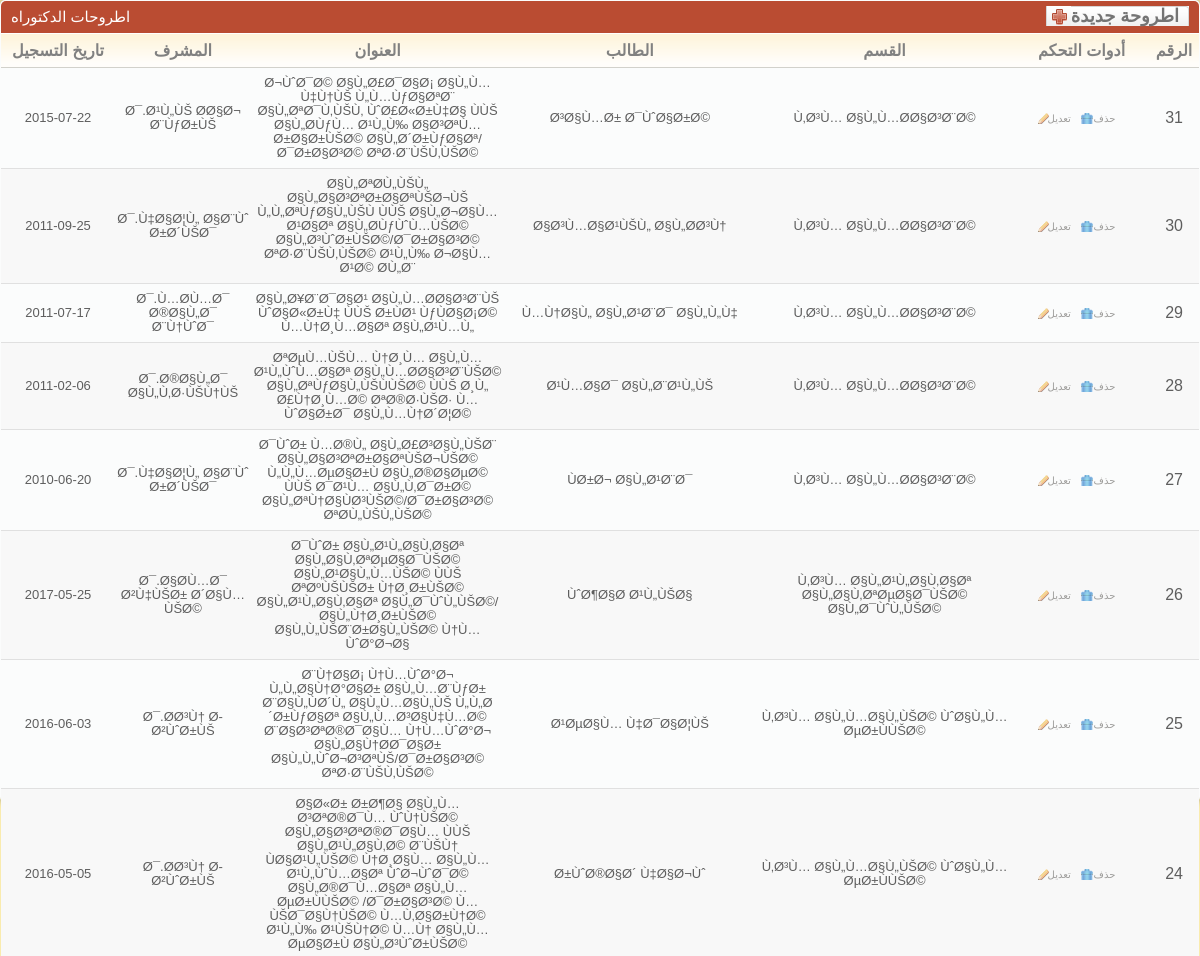
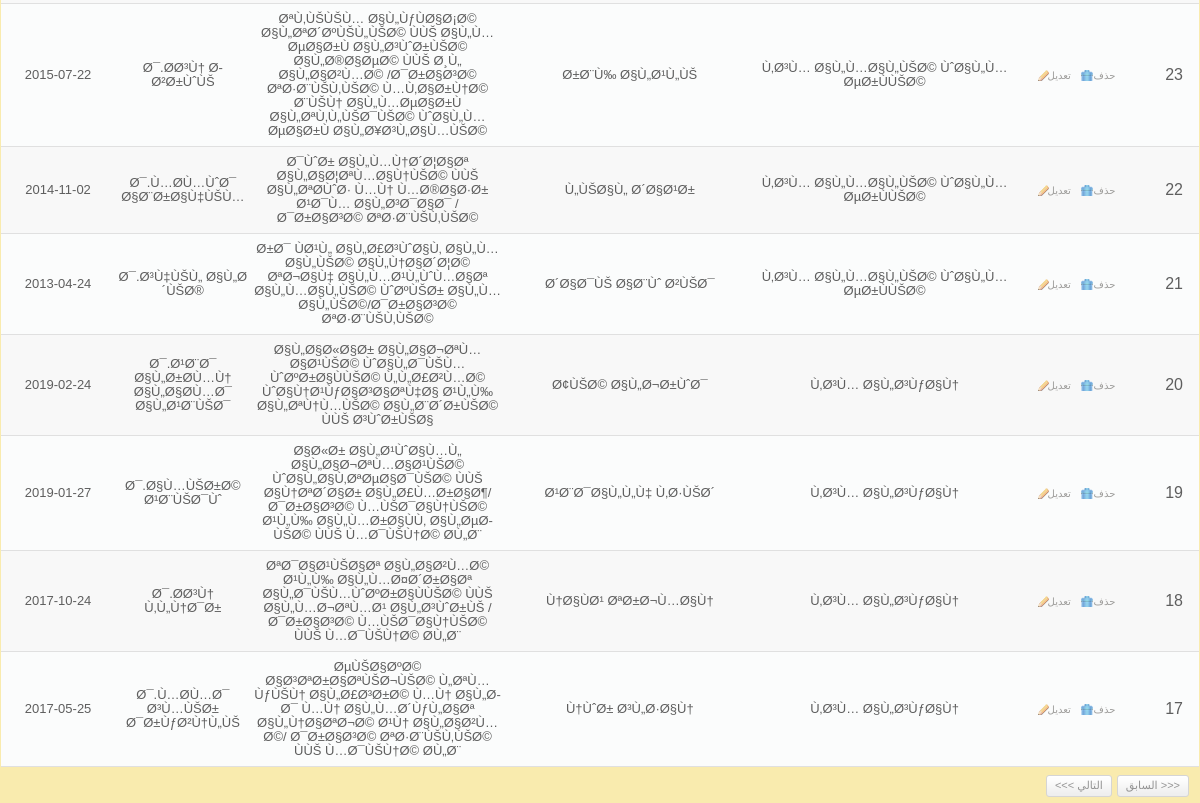
Screenshot of /desgin/cp/showTheses.php with the database file from the repository (2 pictures, top to bottom).
### tables this page shows
CREATE TABLE `theses` (
  `id` int(11) NOT NULL,
  `depa_id` int(11) NOT NULL,
  `university_no` text NOT NULL,
  `name` text NOT NULL,
  `title` text NOT NULL,
  `supervisor_name` text NOT NULL,
  `supervisor_name1` text NOT NULL,
  `registration_date` date NOT NULL,
  `grant_date` date NOT NULL,
  `comments_data` text NOT NULL
);

CREATE TABLE `depas` (
  `id` int(11) NOT NULL,
  `name` text NOT NULL
);

### database/Connection.php (called while the page is built, shortened)
<?php
$pagging_count = 15;
?>

### database/theses/ThesesDbase.php (called while the page is built, shortened)
<?php
class ThesesDbase
{
	function  getCountTheses()
	{
		$query = "select count(id) as lolo from theses order by id";
		$result= mysql_query($query);
		$row   = mysql_fetch_array($result);
		return $row["lolo"];
	}
	function getTheses( $offset , $row_count)
	{
		$products = array();
		$query       = "select * from theses order by id desc LIMIT ".$row_count." OFFSET ".$offset;
		$result      = mysql_query($query);
		$num_results = mysql_num_rows($result);
		for($i = 0; $i < $num_results; $i++){
			$product = new Theses();
			$row     = mysql_fetch_array($result);
			$product->id = $row["id"];
			$product->depa_id = $row["depa_id"];
			$product->university_no = $row["university_no"];
			$product->name = $row["name"];
			$product->title = $row["title"];
			$product->supervisor_name = $row["supervisor_name"];
			$product->supervisor_name1 = $row["supervisor_name1"];
			$product->registration_date = $row["registration_date"];
			$product->grant_date = $row["grant_date"];
			$product->comments_data = $row["comments_data"];
			$products[$i] = $product;
		}
		return $products;
	}
}
?>

### database/depas/DepasDbase.php (called while the page is built, shortened)
<?php
class DepasDbase
{
	function  getDepaByID($id)
	{
		$product = new Depas();
		$query   = "select * from depas where id=".$id;
		$result  = mysql_query($query);
		$row     = mysql_fetch_array($result);
		$product->id = $row["id"];
		$product->name = $row["name"];
		return $product;
	}
}
?>

### desgin/cp/showTheses.php (the view, shortened to what this page needs)
<link rel="stylesheet" href="css/style.css" type="text/css" media="all" />
<?
extract($_REQUEST);
include("../../database/Connection.php");
include("../../database/depas/DepasDbase.php");
$dba = new DepasDbase();
include("../../database/theses/ThesesDbase.php");
$db  = new ThesesDbase();
if($offset == ""){
	$offset = 0;
}
if($row_count == ""){
	$row_count = $pagging_count;
}
$all_rows_count = $db->getCountTheses();
$products       = $db->getTheses($offset,$row_count);
?>
<div class="box">
	<div class="box-head">
		<h2 class="left">
			اطروحات الدكتوراه
		</h2>
		<h2 class="right">
			<a href="#" name="aa3" id="aa3" class="add-button">
				<span>
					اطروحة جديدة
				</span>
			</a>
		</h2>
	</div>
	<div class="table">
		<?
		if(count($products) != 0){
			?>
			<table width="100%" border="0" cellspacing="0" cellpadding="0">
				<tr>
					<th width="128">
						تاريخ التسجيل
					</th>
					<th width="134">
						المشرف
					</th>
					<th width="266">
						العنوان
					</th>
					<th width="292">
						الطالب
					</th>
					<th width="284">
						القسم
					</th>
					<th width="157">
						أدوات التحكم
					</th>
					<th width="49">
						الرقم
					</th>
				</tr>
				<?
				for($a1 = 0;$a1 < count($products);$a1++){
					$products_one = $products[$a1];
					?>
					<tr <? echo (( $a1 % 2 ) ? "class='odd'" : "" ); ?> >
						<td align="center">
							<h3>
								<?
								echo $products_one->registration_date;
								?>
							</h3>
						</td>
						<td align="center">
							<h3>
								<?
								echo $products_one->supervisor_name;
								?>
							</h3>
						</td>
						<td align="center">
							<h3>
								<?
								echo $products_one->title;
								?>
							</h3>
						</td>
						<td align="center">
							<h3>
								<?
								echo $products_one->name;
								?>
							</h3>
						</td>
						<td align="center">
							<h3>
								<?
								$dddd = $dba->getDepaByID($products_one->depa_id);
								echo $dddd->name;
								?>
							</h3>
						</td>
						<td align="center">
							<a href="#" val="<? echo $products_one->id; ?>"  key="deleteTheses.php" onclick="call_click(this);" class="ico del">
								حذف
							</a>
							<a href="#" val="<? echo $products_one->id; ?>" key="updateTheses.php" onclick="call_click(this);" class="ico edit">
								تعديل
							</a>
						</td>
						<td align="center">
							<? echo ($all_rows_count - $offset - $a1); ?>
						</td>
					</tr>
					<?
				}
				?>
			</table>
			<div class="pagging">
				<div class="right">
					<a id="perv_" href="#">
						<<< التالي
					</a>
					<a id="next_" href="#">
						السابق >>>
					</a>
				</div>
			</div>
			<?
		}
		?>
	</div>
</div>

### desgin/cp/css/style.css (style rules this page uses)
* { padding: 0; margin: 0; outline: 0; }
a { color: #ba4c32; text-decoration: underline; cursor: pointer; }
.left, .alignleft { float: left; display: inline; }
.right, .alignright { float: right; display: inline; }
h2 { font-size: 15px; font-weight: normal; }
h3 { font-size: 13px; line-height: 14px; font-weight: normal; }
.table th { background: #fffdfa url(images/th.gif) repeat-x 0 0; color: #818181; text-align: center; padding: 7px 2px; border-bottom: solid 1px #d2d1cb; }
.table td { background: #fbfcfc; border-bottom: solid 1px #e0e0e0; padding: 8px 2px; }
.table tr.odd td { background: #f8f8f8; }
.box { background: #fbfcfc; height: 100%; padding: 1px; margin-bottom: 20px; }
.box-head { background: #ba4c32; height: 32px; color: #fff; padding: 0 10px; line-height: 32px; white-space: nowrap; border-bottom: solid 1px #fff; }
.box-head .right { padding-top: 5px; line-height: 13px; }
.pagging { height: 20px; padding: 8px 10px; line-height: 19px; color: #949494; }
.pagging a { background: url(images/pagging.gif) repeat-x 0 0; height: 20px; float: left; padding: 0 8px; border: solid 1px #d5d5d5; text-decoration: none; color: #949494; margin-left: 5px; }
a.ico { color: #9d9c9a; font-size: 10px; text-decoration: none; padding: 0 10px 0 10px; background-repeat: no-repeat; background-position: 0 0; }
a.del { background-image: url(images/del.gif); }
a.edit { background-image: url(images/edit.gif); }
.add-button, .add-button span { float: right; height: 20px; background: url(images/add-button.gif) no-repeat 0 0; background-position: left center; padding: 0 0 0 25px; }
.add-button span { background-position: right 0; padding: 0 10px 0 0; }
.add-button { font-weight: bold; font-size: 18px; color: #747474; text-decoration: none; line-height: 20px; }
.box { -moz-border-radius: 5px; -webkit-border-radius: 5px; -moz-box-shadow: 0 0 6px #978f6c; -webkit-box-shadow: 0 0 6px #978f6c; }
.box-head { -moz-border-radius-topleft: 5px; -moz-border-radius-topright: 5px; -webkit-border-top-left-radius: 5px; -webkit-border-top-right-radius: 5px; }
.small-field, .button, .pagging a { -moz-border-radius: 3px; -webkit-border-radius: 3px; }

### rows the page displays
theses: registration_date "2015-07-22", supervisor_name "Ø¯.Ø¹Ù„ÙŠ Ø­Ø§Ø¬ Ø¨ÙƒØ±ÙŠ", title "Ø¬ÙˆØ¯Ø© Ø§Ù„Ø£Ø¯Ø§Ø¡ Ø§Ù„Ù…Ù‡Ù†ÙŠ Ù„Ù…ÙƒØ§ØªØ¨ Ø§Ù„ØªØ¯Ù‚ÙŠÙ‚ ÙˆØ£Ø«Ø±Ù‡Ø§ ÙÙŠ Ø§Ù„Ø­ÙƒÙ… Ø¹Ù„Ù‰ Ø§Ø³ØªÙ…Ø±Ø§Ø±ÙŠØ© Ø§Ù„Ø´Ø±ÙƒØ§Øª/Ø¯Ø±Ø§Ø³Ø© ØªØ·Ø¨ÙŠÙ‚ÙŠØ©", name "Ø³Ø§Ù…Ø± Ø¯ÙˆØ§Ø±Ø©", depa.name "Ù‚Ø³Ù… Ø§Ù„Ù…Ø­Ø§Ø³Ø¨Ø©", a1 "31"
theses: registration_date "2011-09-25", supervisor_name "Ø¯.Ù‡Ø§Ø¦Ù„ Ø§Ø¨Ùˆ Ø±Ø´ÙŠØ¯", title "Ø§Ù„ØªØ­Ù„ÙŠÙ„ Ø§Ù„Ø§Ø³ØªØ±Ø§ØªÙŠØ¬ÙŠ Ù„Ù„ØªÙƒØ§Ù„ÙŠÙ ÙÙŠ Ø§Ù„Ø¬Ø§Ù…Ø¹Ø§Øª Ø§Ù„Ø­ÙƒÙˆÙ…ÙŠØ© Ø§Ù„Ø³ÙˆØ±ÙŠØ©/Ø¯Ø±Ø§Ø³Ø© ØªØ·Ø¨ÙŠÙ‚ÙŠØ© Ø¹Ù„Ù‰ Ø¬Ø§Ù…Ø¹Ø© Ø­Ù„Ø¨", name "Ø§Ø³Ù…Ø§Ø¹ÙŠÙ„ Ø§Ù„Ø­Ø³Ù†", depa.name "Ù‚Ø³Ù… Ø§Ù„Ù…Ø­Ø§Ø³Ø¨Ø©", a1 "30"
theses: registration_date "2011-07-17", supervisor_name "Ø¯.Ù…Ø­Ù…Ø¯ Ø®Ø§Ù„Ø¯ Ø¨Ù†ÙˆØ¯", title "Ø§Ù„Ø¥Ø¨Ø¯Ø§Ø¹ Ø§Ù„Ù…Ø­Ø§Ø³Ø¨ÙŠ ÙˆØ§Ø«Ø±Ù‡ ÙÙŠ Ø±ÙØ¹ ÙƒÙØ§Ø¡Ø© Ù…Ù†Ø¸Ù…Ø§Øª Ø§Ù„Ø¹Ù…Ù„", name "Ù…Ù†Ø§Ù„ Ø§Ù„Ø¹Ø¨Ø¯ Ø§Ù„Ù„Ù‡", depa.name "Ù‚Ø³Ù… Ø§Ù„Ù…Ø­Ø§Ø³Ø¨Ø©", a1 "29"
theses: registration_date "2011-02-06", supervisor_name "Ø¯.Ø®Ø§Ù„Ø¯ Ø§Ù„Ù‚Ø·ÙŠÙ†ÙŠ", title "ØªØµÙ…ÙŠÙ… Ù†Ø¸Ù… Ø§Ù„Ù…Ø¹Ù„ÙˆÙ…Ø§Øª Ø§Ù„Ù…Ø­Ø§Ø³Ø¨ÙŠØ© Ø§Ù„ØªÙƒØ§Ù„ÙŠÙÙŠØ© ÙÙŠ Ø¸Ù„ Ø£Ù†Ø¸Ù…Ø© ØªØ®Ø·ÙŠØ· Ù…ÙˆØ§Ø±Ø¯ Ø§Ù„Ù…Ù†Ø´Ø¦Ø©", name "Ø¹Ù…Ø§Ø¯ Ø§Ù„Ø¨Ø¹Ù„ÙŠ", depa.name "Ù‚Ø³Ù… Ø§Ù„Ù…Ø­Ø§Ø³Ø¨Ø©", a1 "28"
theses: registration_date "2010-06-20", supervisor_name "Ø¯.Ù‡Ø§Ø¦Ù„ Ø§Ø¨Ùˆ Ø±Ø´ÙŠØ¯", title "Ø¯ÙˆØ± Ù…Ø®Ù„ Ø§Ù„Ø£Ø³Ø§Ù„ÙŠØ¨ Ø§Ù„Ø§Ø³ØªØ±Ø§ØªÙŠØ¬ÙŠØ© Ù„Ù„Ù…ØµØ§Ø±Ù Ø§Ù„Ø®Ø§ØµØ© ÙÙŠ Ø¯Ø¹Ù… Ø§Ù„Ù‚Ø¯Ø±Ø© Ø§Ù„ØªÙ†Ø§ÙØ³ÙŠØ©/Ø¯Ø±Ø§Ø³Ø© ØªØ­Ù„ÙŠÙ„ÙŠØ©", name "ÙØ±Ø¬ Ø§Ù„Ø¹Ø¨Ø¯", depa.name "Ù‚Ø³Ù… Ø§Ù„Ù…Ø­Ø§Ø³Ø¨Ø©", a1 "27"
theses: registration_date "2017-05-25", supervisor_name "Ø¯.Ø§Ø­Ù…Ø¯ Ø²Ù‡ÙŠØ± Ø´Ø§Ù…ÙŠØ©", title "Ø¯ÙˆØ± Ø§Ù„Ø¹Ù„Ø§Ù‚Ø§Øª Ø§Ù„Ø§Ù‚ØªØµØ§Ø¯ÙŠØ© Ø§Ù„Ø¹Ø§Ù„Ù…ÙŠØ© ÙÙŠ ØªØºÙŠÙŠØ± Ù†Ø¸Ø±ÙŠØ© Ø§Ù„Ø¹Ù„Ø§Ù‚Ø§Øª Ø§Ù„Ø¯ÙˆÙ„ÙŠØ©/Ø§Ù„Ù†Ø¸Ø±ÙŠØ© Ø§Ù„Ù„ÙŠØ¨Ø±Ø§Ù„ÙŠØ© Ù†Ù…ÙˆØ°Ø¬Ø§", name "ÙˆØ¶Ø§Ø­ Ø¹Ù„ÙŠØ§", depa.name "Ù‚Ø³Ù… Ø§Ù„Ø¹Ù„Ø§Ù‚Ø§Øª Ø§Ù„Ø§Ù‚ØªØµØ§Ø¯ÙŠØ© Ø§Ù„Ø¯ÙˆÙ„ÙŠØ©", a1 "26"
theses: registration_date "2016-06-03", supervisor_name "Ø¯.Ø­Ø³Ù† Ø­Ø²ÙˆØ±ÙŠ", title "Ø¨Ù†Ø§Ø¡ Ù†Ù…ÙˆØ°Ø¬ Ù„Ù„Ø§Ù†Ø°Ø§Ø± Ø§Ù„Ù…Ø¨ÙƒØ± Ø¨Ø§Ù„ÙØ´Ù„ Ø§Ù„Ù…Ø§Ù„ÙŠ Ù„Ù„Ø´Ø±ÙƒØ§Øª Ø§Ù„Ù…Ø³Ø§Ù‡Ù…Ø© Ø¨Ø§Ø³ØªØ®Ø¯Ø§Ù… Ù†Ù…ÙˆØ°Ø¬ Ø§Ù„Ø§Ù†Ø­Ø¯Ø§Ø± Ø§Ù„Ù„ÙˆØ¬Ø³ØªÙŠ/Ø¯Ø±Ø§Ø³Ø© ØªØ·Ø¨ÙŠÙ‚ÙŠØ©", name "Ø¹ØµØ§Ù… Ù‡Ø¯Ø§Ø¦ÙŠ", depa.name "Ù‚Ø³Ù… Ø§Ù„Ù…Ø§Ù„ÙŠØ© ÙˆØ§Ù„Ù…ØµØ±ÙÙŠØ©", a1 "25"
theses: registration_date "2016-05-05", supervisor_name "Ø¯.Ø­Ø³Ù† Ø­Ø²ÙˆØ±ÙŠ", title "Ø§Ø«Ø± Ø±Ø¶Ø§ Ø§Ù„Ù…Ø³ØªØ®Ø¯Ù… ÙˆÙ†ÙŠØ© Ø§Ù„Ø§Ø³ØªØ®Ø¯Ø§Ù… ÙÙŠ Ø§Ù„Ø¹Ù„Ø§Ù‚Ø© Ø¨ÙŠÙ† ÙØ§Ø¹Ù„ÙŠØ© Ù†Ø¸Ø§Ù… Ø§Ù„Ù…Ø¹Ù„ÙˆÙ…Ø§Øª ÙˆØ¬ÙˆØ¯Ø© Ø§Ù„Ø®Ø¯Ù…Ø§Øª Ø§Ù„Ù…ØµØ±ÙÙŠØ© /Ø¯Ø±Ø§Ø³Ø© Ù…ÙŠØ¯Ø§Ù†ÙŠØ© Ù…Ù‚Ø§Ø±Ù†Ø© Ø¹Ù„Ù‰ Ø¹ÙŠÙ†Ø© Ù…Ù† Ø§Ù„Ù…ØµØ§Ø±Ù Ø§Ù„Ø³ÙˆØ±ÙŠØ©", name "Ø±ÙˆØ®Ø§Ø´ Ù‡Ø§Ø¬Ùˆ", depa.name "Ù‚Ø³Ù… Ø§Ù„Ù…Ø§Ù„ÙŠØ© ÙˆØ§Ù„Ù…ØµØ±ÙÙŠØ©", a1 "24"
theses: registration_date "2015-07-22", supervisor_name "Ø¯.Ø­Ø³Ù† Ø­Ø²Ø±ÙˆÙŠ", title "ØªÙ‚ÙŠÙŠÙ… Ø§Ù„ÙƒÙØ§Ø¡Ø© Ø§Ù„ØªØ´ØºÙŠÙ„ÙŠØ© ÙÙŠ Ø§Ù„Ù…ØµØ§Ø±Ù Ø§Ù„Ø³ÙˆØ±ÙŠØ© Ø§Ù„Ø®Ø§ØµØ© ÙÙŠ Ø¸Ù„ Ø§Ù„Ø§Ø²Ù…Ø© /Ø¯Ø±Ø§Ø³Ø© ØªØ·Ø¨ÙŠÙ‚ÙŠØ© Ù…Ù‚Ø§Ø±Ù†Ø© Ø¨ÙŠÙ† Ø§Ù„Ù…ØµØ§Ø±Ù Ø§Ù„ØªÙ‚Ù„ÙŠØ¯ÙŠØ© ÙˆØ§Ù„Ù…ØµØ§Ø±Ù Ø§Ù„Ø¥Ø³Ù„Ø§Ù…ÙŠØ©", name "Ø±Ø¨Ù‰ Ø§Ù„Ø¹Ù„ÙŠ", depa.name "Ù‚Ø³Ù… Ø§Ù„Ù…Ø§Ù„ÙŠØ© ÙˆØ§Ù„Ù…ØµØ±ÙÙŠØ©", a1 "23"
theses: registration_date "2014-11-02", supervisor_name "Ø¯.Ù…Ø­Ù…ÙˆØ¯ Ø§Ø¨Ø±Ø§Ù‡ÙŠÙ…", title "Ø¯ÙˆØ± Ø§Ù„Ù…Ù†Ø´Ø¦Ø§Øª Ø§Ù„Ø§Ø¦ØªÙ…Ø§Ù†ÙŠØ© ÙÙŠ Ø§Ù„ØªØ­ÙˆØ· Ù…Ù† Ù…Ø®Ø§Ø·Ø± Ø¹Ø¯Ù… Ø§Ù„Ø³Ø¯Ø§Ø¯ / Ø¯Ø±Ø§Ø³Ø© ØªØ·Ø¨ÙŠÙ‚ÙŠØ©", name "Ù„ÙŠØ§Ù„ Ø´Ø§Ø¹Ø±", depa.name "Ù‚Ø³Ù… Ø§Ù„Ù…Ø§Ù„ÙŠØ© ÙˆØ§Ù„Ù…ØµØ±ÙÙŠØ©", a1 "22"
theses: registration_date "2013-04-24", supervisor_name "Ø¯.Ø³Ù‡ÙŠÙ„ Ø§Ù„Ø´ÙŠØ®", title "Ø±Ø¯ ÙØ¹Ù„ Ø§Ù„Ø£Ø³ÙˆØ§Ù‚ Ø§Ù„Ù…Ø§Ù„ÙŠØ© Ø§Ù„Ù†Ø§Ø´Ø¦Ø© ØªØ¬Ø§Ù‡ Ø§Ù„Ù…Ø¹Ù„ÙˆÙ…Ø§Øª Ø§Ù„Ù…Ø§Ù„ÙŠØ© ÙˆØºÙŠØ± Ø§Ù„Ù…Ø§Ù„ÙŠØ©/Ø¯Ø±Ø§Ø³Ø© ØªØ·Ø¨ÙŠÙ‚ÙŠØ©", name "Ø´Ø§Ø¯ÙŠ Ø§Ø¨Ùˆ Ø²ÙŠØ¯", depa.name "Ù‚Ø³Ù… Ø§Ù„Ù…Ø§Ù„ÙŠØ© ÙˆØ§Ù„Ù…ØµØ±ÙÙŠØ©", a1 "21"
theses: registration_date "2019-02-24", supervisor_name "Ø¯.Ø¹Ø¨Ø¯ Ø§Ù„Ø±Ø­Ù…Ù† Ø§Ù„Ø§Ø­Ù…Ø¯ Ø§Ù„Ø¹Ø¨ÙŠØ¯", title "Ø§Ù„Ø§Ø«Ø§Ø± Ø§Ù„Ø§Ø¬ØªÙ…Ø§Ø¹ÙŠØ© ÙˆØ§Ù„Ø¯ÙŠÙ…ÙˆØºØ±Ø§ÙÙŠØ© Ù„Ù„Ø£Ø²Ù…Ø© ÙˆØ§Ù†Ø¹ÙƒØ§Ø³Ø§ØªÙ‡Ø§ Ø¹Ù„Ù‰ Ø§Ù„ØªÙ†Ù…ÙŠØ© Ø§Ù„Ø¨Ø´Ø±ÙŠØ© ÙÙŠ Ø³ÙˆØ±ÙŠØ§", name "Ø¢ÙŠØ© Ø§Ù„Ø¬Ø±ÙˆØ¯", depa.name "Ù‚Ø³Ù… Ø§Ù„Ø³ÙƒØ§Ù†", a1 "20"
theses: registration_date "2019-01-27", supervisor_name "Ø¯.Ø§Ù…ÙŠØ±Ø© Ø¹Ø¨ÙŠØ¯Ùˆ", title "Ø§Ø«Ø± Ø§Ù„Ø¹ÙˆØ§Ù…Ù„ Ø§Ù„Ø§Ø¬ØªÙ…Ø§Ø¹ÙŠØ© ÙˆØ§Ù„Ø§Ù‚ØªØµØ§Ø¯ÙŠØ© ÙÙŠ Ø§Ù†ØªØ´Ø§Ø± Ø§Ù„Ø£Ù…Ø±Ø§Ø¶/Ø¯Ø±Ø§Ø³Ø© Ù…ÙŠØ¯Ø§Ù†ÙŠØ© Ø¹Ù„Ù‰ Ø§Ù„Ù…Ø±Ø§ÙÙ‚ Ø§Ù„ØµØ­ÙŠØ© ÙÙŠ Ù…Ø¯ÙŠÙ†Ø© Ø­Ù„Ø¨", name "Ø¹Ø¨Ø¯Ø§Ù„Ù„Ù‡ Ù‚Ø·ÙŠØ´", depa.name "Ù‚Ø³Ù… Ø§Ù„Ø³ÙƒØ§Ù†", a1 "19"
theses: registration_date "2017-10-24", supervisor_name "Ø¯.Ø­Ø³Ù† Ù‚Ù„Ù†Ø¯Ø±", title "ØªØ¯Ø§Ø¹ÙŠØ§Øª Ø§Ù„Ø§Ø²Ù…Ø© Ø¹Ù„Ù‰ Ø§Ù„Ù…Ø¤Ø´Ø±Ø§Øª Ø§Ù„Ø¯ÙŠÙ…ÙˆØºØ±Ø§ÙÙŠØ© ÙÙŠ Ø§Ù„Ù…Ø¬ØªÙ…Ø¹ Ø§Ù„Ø³ÙˆØ±ÙŠ /Ø¯Ø±Ø§Ø³Ø© Ù…ÙŠØ¯Ø§Ù†ÙŠØ© ÙÙŠ Ù…Ø¯ÙŠÙ†Ø© Ø­Ù„Ø¨", name "Ù†Ø§ÙØ¹ ØªØ±Ø¬Ù…Ø§Ù†", depa.name "Ù‚Ø³Ù… Ø§Ù„Ø³ÙƒØ§Ù†", a1 "18"
theses: registration_date "2017-05-25", supervisor_name "Ø¯.Ù…Ø­Ù…Ø¯ Ø³Ù…ÙŠØ± Ø¯Ø±ÙƒØ²Ù†Ù„ÙŠ", title "ØµÙŠØ§ØºØ© Ø§Ø³ØªØ±Ø§ØªÙŠØ¬ÙŠØ© Ù„ØªÙ…ÙƒÙŠÙ† Ø§Ù„Ø£Ø³Ø±Ø© Ù…Ù† Ø§Ù„Ø­Ø¯ Ù…Ù† Ø§Ù„Ù…Ø´ÙƒÙ„Ø§Øª Ø§Ù„Ù†Ø§ØªØ¬Ø© Ø¹Ù† Ø§Ù„Ø§Ø²Ù…Ø©/ Ø¯Ø±Ø§Ø³Ø© ØªØ·Ø¨ÙŠÙ‚ÙŠØ© ÙÙŠ Ù…Ø¯ÙŠÙ†Ø© Ø­Ù„Ø¨", name "Ù†ÙˆØ± Ø³Ù„Ø·Ø§Ù†", depa.name "Ù‚Ø³Ù… Ø§Ù„Ø³ÙƒØ§Ù†", a1 "17"
